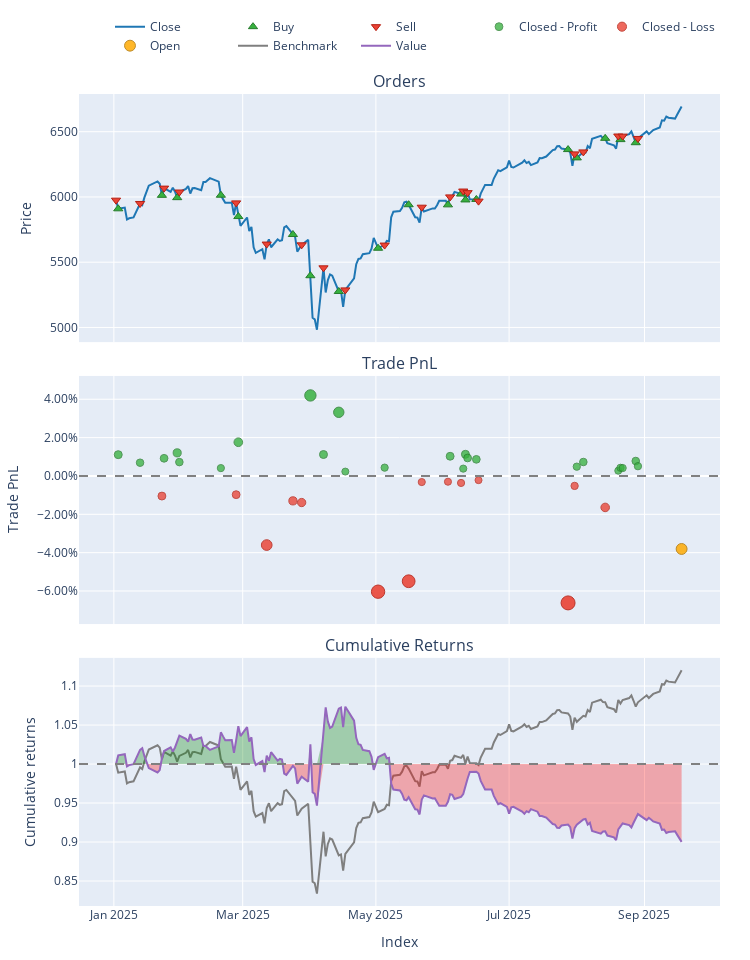

Notebook code cell kept with this figure:
### Code cell
import pandas as pd
import numpy as np
from sklearn.ensemble import RandomForestRegressor
from sklearn.metrics import mean_absolute_error
import matplotlib.pyplot as plt

window_years = 3  # nombre d'années de données pour entraîner (ex : 3 ans)
trading_days_per_year = 250
window_size = window_years * trading_days_per_year  # ~750 jours
start_date = '2025-01-01'
end_date = '2025-09-18'
df = data.copy()

features = df.drop(columns=['cible'])
target = df['cible']

# === Initialisation des listes === #
predictions = []
true_values = []
prediction_dates = []
signals = []          # signal d'achat (True) ou non (False)
portfolio_returns = []  # rendement journalier du portefeuille

for current_date in pd.date_range(start=start_date, end=end_date, freq='B'):  # freq='B' = jours ouvrés
    if current_date not in df.index:
        continue

    end_train_idx = df.index.get_loc(current_date)
    start_train_idx = end_train_idx - window_size

    if start_train_idx < 0:
        continue  # pas assez d'historique

    # Définir les fenêtres d'entraînement et de test
    X_train = features.iloc[start_train_idx:end_train_idx]
    y_train = target.iloc[start_train_idx:end_train_idx]

    X_test = features.loc[[current_date]]
    y_test = target.loc[current_date]

    # Entraîner le modèle
    model = RandomForestRegressor(n_estimators=250, random_state=42, n_jobs=-1)
    model.fit(X_train, y_train)

    # Prédire
    y_pred = model.predict(X_test)[0]

    # Stocker
    predictions.append(y_pred)
    true_values.append(y_test)
    prediction_dates.append(current_date)

    # Calculer le signal : acheter si la prédiction est plus haute que le dernier prix connu
    last_price = y_train.iloc[-1]
    signal = y_pred > last_price
    signals.append(signal)

    print(f"Date {current_date.date()} : entraînement modèle, prédiction et backtesting...")

# Pour aligner les dates des rendements (décalage d’un jour par rapport aux signaux)
returns_dates = prediction_dates[1:]

# === Résultats === #
results = pd.DataFrame({
    'Valeur réelle': true_values,
    'Prédiction': predictions,
    'Signal achat': signals
}, index=prediction_dates)

results.to_csv('test_rf.csv', sep= '|')

previous_price = df['cible'].reindex(results.index)
long_entries = results['Prédiction'] > previous_price
long_exits = results['Prédiction'] < previous_price

short_entries = results['Prédiction'] < previous_price
short_exits = results['Prédiction'] > previous_price
price = df['cible'].reindex(results.index)

portfolio = vbt.Portfolio.from_signals(
    close=price,
    entries=long_entries,
    exits = long_exits,
    short_entries = short_entries,
    short_exits = short_exits
)

portfolio.plot().show()
print(portfolio.stats())

# === Évaluation === #
mae = mean_absolute_error(results['Valeur réelle'], results['Prédiction'])
print(f"\n✅ MAE global ({start_date} ➜ {end_date}): {mae:.2f}\n")

print(results.head())

# # === Performance portefeuille === #
# portfolio_returns = np.array(portfolio_returns)
# cumulative_returns = np.cumprod(1 + portfolio_returns) - 1

# print(f"Retour cumulé du portefeuille: {cumulative_returns[-1]:.2%}")

# # === Affichage === #
plt.figure(figsize=(12,6))
plt.plot(results.index, results['Valeur réelle'], label='Valeur réelle', color='blue')
plt.plot(results.index, results['Prédiction'], label='Prédiction', color='red', alpha=0.7)
plt.title("Modèle Random Forest avec fenêtre glissante")
plt.xlabel("Date")
plt.ylabel("S&P 500 (ou cible)")
plt.legend()
plt.grid(True, alpha=0.3)
plt.tight_layout()
plt.show()

### Figure 1 — Plotly figure (JSON) as saved in the notebook; plotly's stock layout.template omitted (floating-point values rounded to 4 significant figures; data arrays with more than 128 entries replaced by an {"elided": "..."} marker saying what was removed)
{"data": [{"legendgroup": "0", "line": {"color": "#1f77b4"}, "name": "Close", "showlegend": true, "type": "scatter", "uid": "301d49d6-3ce8-45cf-8bdf-9339921598b7", "x": {"elided": "178 str values"}, "xaxis": "x", "y": {"elided": "178 float values"}, "yaxis": "y"}, {"customdata": [[1.0, 0.03385, 0.0], [3.0, 0.03387, 0.0], [5.0, 0.03392, 0.0], [7.0, 0.03447, 0.0], [9.0, 0.03523, 0.0], [11.0, 0.03539, 0.0], [13.0, 0.03646, 0.0], [15.0, 0.0393, 0.0], [17.0, 0.03829, 0.0], [19.0, 0.03411, 0.0], [21.0, 0.03214, 0.0], [23.0, 0.03193, 0.0], [25.0, 0.03218, 0.0], [27.0, 0.03282, 0.0], [29.0, 0.03105, 0.0], [31.0, 0.02914, 0.0], [33.0, 0.02881, 0.0], [35.0, 0.02846, 0.0], [37.0, 0.0288, 0.0]], "hovertemplate": "Order Id: %{customdata[0]}<br>Timestamp: %{x}<br>Price: %{y}<br>Size: %{customdata[1]:.6f}<br>Fees: %{customdata[2]:.6f}", "legendgroup": "1", "marker": {"color": "#37B13F", "line": {"color": "rgb(38,123,44)", "width": 1}, "size": 8, "symbol": "triangle-up"}, "mode": "markers", "name": "Buy", "type": "scatter", "uid": "1855beee-fa8e-48c6-baff-4191f9d8e9f2", "x": ["2025-01-03T00:00:00.000000000", "2025-01-23T00:00:00.000000000", "2025-01-30T00:00:00.000000000", "2025-02-19T00:00:00.000000000", "2025-02-27T00:00:00.000000000", "2025-03-24T00:00:00.000000000", "2025-04-01T00:00:00.000000000", "2025-04-14T00:00:00.000000000", "2025-05-02T00:00:00.000000000", "2025-05-16T00:00:00.000000000", "2025-06-03T00:00:00.000000000", "2025-06-09T00:00:00.000000000", "2025-06-11T00:00:00.000000000", "2025-06-16T00:00:00.000000000", "2025-07-28T00:00:00.000000000", "2025-08-01T00:00:00.000000000", "2025-08-14T00:00:00.000000000", "2025-08-21T00:00:00.000000000", "2025-08-28T00:00:00.000000000"], "xaxis": "x", "y": [5909.0, 6012.0, 5995.0, 6013.0, 5850.0, 5712.0, 5397.0, 5276.0, 5607.0, 5940.0, 5939.0, 6022.0, 5977.0, 5981.0, 6363.0, 6299.0, 6449.0, 6439.0, 6416.0], "yaxis": "y"}, {"customdata": [[0.0, 0.01674, 0.0], [2.0, 0.03422, 0.0], [4.0, 0.03351, 0.0], [6.0, 0.03433, 0.0], [8.0, 0.03461, 0.0], [10.0, 0.03585, 0.0], [12.0, 0.03493, 0.0], [14.0, 0.038, 0.0], [16.0, 0.04061, 0.0], [18.0, 0.03598, 0.0], [20.0, 0.03224, 0.0], [22.0, 0.03204, 0.0], [24.0, 0.03181, 0.0], [26.0, 0.03254, 0.0], [28.0, 0.03311, 0.0], [30.0, 0.029, 0.0], [32.0, 0.02928, 0.0], [34.0, 0.02833, 0.0], [36.0, 0.02858, 0.0], [38.0, 0.02903, 0.0]], "hovertemplate": "Order Id: %{customdata[0]}<br>Timestamp: %{x}<br>Price: %{y}<br>Size: %{customdata[1]:.6f}<br>Fees: %{customdata[2]:.6f}", "legendgroup": "2", "marker": {"color": "#EA4335", "line": {"color": "rgb(181,31,18)", "width": 1}, "size": 8, "symbol": "triangle-down"}, "mode": "markers", "name": "Sell", "type": "scatter", "uid": "8892c369-d6db-424f-a0e8-5a76609cc07c", "x": ["2025-01-02T00:00:00.000000000", "2025-01-13T00:00:00.000000000", "2025-01-24T00:00:00.000000000", "2025-01-31T00:00:00.000000000", "2025-02-26T00:00:00.000000000", "2025-03-12T00:00:00.000000000", "2025-03-28T00:00:00.000000000", "2025-04-07T00:00:00.000000000", "2025-04-17T00:00:00.000000000", "2025-05-05T00:00:00.000000000", "2025-05-22T00:00:00.000000000", "2025-06-04T00:00:00.000000000", "2025-06-10T00:00:00.000000000", "2025-06-12T00:00:00.000000000", "2025-06-17T00:00:00.000000000", "2025-07-31T00:00:00.000000000", "2025-08-04T00:00:00.000000000", "2025-08-20T00:00:00.000000000", "2025-08-22T00:00:00.000000000", "2025-08-29T00:00:00.000000000"], "xaxis": "x", "y": [5975.0, 5950.0, 6068.0, 6038.0, 5954.0, 5639.0, 5633.0, 5457.0, 5288.0, 5631.0, 5922.0, 6000.0, 6045.0, 6033.0, 5968.0, 6330.0, 6345.0, 6467.0, 6466.0, 6448.0], "yaxis": "y"}, {"customdata": [[0.0, 0.0, 1.11, 0.0111], [1.0, 1.0, 0.6995, 0.006918], [3.0, 3.0, 0.9286, 0.009218], [4.0, 4.0, 1.225, 0.01205], [5.0, 5.0, 0.7434, 0.007225], [6.0, 6.0, 0.4248, 0.004099], [8.0, 8.0, 1.813, 0.0176], [12.0, 12.0, 4.132, 0.04199], [13.0, 13.0, 1.147, 0.01119], [14.0, 14.0, 3.442, 0.03321], [15.0, 15.0, 0.2449, 0.002286], [17.0, 17.0, 0.4385, 0.004346], [21.0, 21.0, 0.9783, 0.01028], [23.0, 23.0, 0.3662, 0.003822], [24.0, 24.0, 1.086, 0.0113], [25.0, 25.0, 0.9134, 0.009393], [26.0, 26.0, 0.8499, 0.008659], [30.0, 30.0, 0.4458, 0.004858], [31.0, 31.0, 0.6715, 0.007282], [33.0, 33.0, 0.2516, 0.002754], [34.0, 34.0, 0.3909, 0.004266], [35.0, 35.0, 0.3804, 0.004134], [36.0, 36.0, 0.7201, 0.007795], [37.0, 37.0, 0.4749, 0.0051]], "hovertemplate": "Exit Trade Id: %{customdata[0]}<br>Position Id: %{customdata[1]}<br>Exit Timestamp: %{x}<br>PnL: %{customdata[2]:.6f}<br>Return: %{customdata[3]:.2%}", "legendgroup": "3", "marker": {"color": "#37B13F", "line": {"color": "rgb(38,123,44)", "width": 1}, "opacity": [0.7709, 0.7611, 0.7665, 0.7731, 0.7618, 0.7545, 0.7861, 0.8433, 0.7711, 0.8227, 0.7503, 0.7551, 0.769, 0.7539, 0.7714, 0.7669, 0.7652, 0.7563, 0.762, 0.7513, 0.7549, 0.7546, 0.7632, 0.7568], "size": [7.976, 7.518, 7.77, 8.08, 7.552, 7.21, 8.686, 11.35, 7.985, 10.39, 7.012, 7.237, 7.886, 7.18, 7.997, 7.789, 7.709, 7.293, 7.558, 7.063, 7.228, 7.214, 7.614, 7.319], "symbol": "circle"}, "mode": "markers", "name": "Closed - Profit", "type": "scatter", "uid": "eb31d91f-ae75-4970-a8c4-d30fa81d4af1", "x": ["2025-01-03T00:00:00.000000000", "2025-01-13T00:00:00.000000000", "2025-01-24T00:00:00.000000000", "2025-01-30T00:00:00.000000000", "2025-01-31T00:00:00.000000000", "2025-02-19T00:00:00.000000000", "2025-02-27T00:00:00.000000000", "2025-04-01T00:00:00.000000000", "2025-04-07T00:00:00.000000000", "2025-04-14T00:00:00.000000000", "2025-04-17T00:00:00.000000000", "2025-05-05T00:00:00.000000000", "2025-06-04T00:00:00.000000000", "2025-06-10T00:00:00.000000000", "2025-06-11T00:00:00.000000000", "2025-06-12T00:00:00.000000000", "2025-06-16T00:00:00.000000000", "2025-08-01T00:00:00.000000000", "2025-08-04T00:00:00.000000000", "2025-08-20T00:00:00.000000000", "2025-08-21T00:00:00.000000000", "2025-08-22T00:00:00.000000000", "2025-08-28T00:00:00.000000000", "2025-08-29T00:00:00.000000000"], "xaxis": "x2", "y": [0.0111, 0.006918, 0.009218, 0.01205, 0.007225, 0.004099, 0.0176, 0.04199, 0.01119, 0.03321, 0.002286, 0.004346, 0.01028, 0.003822, 0.0113, 0.009393, 0.008659, 0.004858, 0.007282, 0.002754, 0.004266, 0.004134, 0.007795, 0.0051], "yaxis": "y2"}, {"customdata": [[2.0, 2.0, -1.067, -0.01048], [7.0, 7.0, -1.015, -0.00975], [9.0, 9.0, -3.778, -0.03603], [10.0, 10.0, -1.313, -0.01299], [11.0, 11.0, -1.382, -0.01385], [16.0, 16.0, -6.48, -0.06036], [18.0, 18.0, -5.563, -0.0549], [19.0, 19.0, -0.305, -0.003185], [20.0, 20.0, -0.2863, -0.002999], [22.0, 22.0, -0.3506, -0.003646], [27.0, 27.0, -0.2157, -0.002179], [28.0, 28.0, -6.54, -0.0662], [29.0, 29.0, -0.4779, -0.00518], [32.0, 32.0, -1.524, -0.0164]], "hovertemplate": "Exit Trade Id: %{customdata[0]}<br>Position Id: %{customdata[1]}<br>Exit Timestamp: %{x}<br>PnL: %{customdata[2]:.6f}<br>Return: %{customdata[3]:.2%}", "legendgroup": "4", "marker": {"color": "#EA4335", "line": {"color": "rgb(181,31,18)", "width": 1}, "opacity": [0.7695, 0.7677, 0.8293, 0.7753, 0.7774, 0.8863, 0.8735, 0.7524, 0.7519, 0.7534, 0.75, 0.9, 0.757, 0.7833], "size": [7.908, 7.828, 10.7, 8.182, 8.276, 13.36, 12.77, 7.11, 7.09, 7.16, 7.0, 14.0, 7.328, 8.556], "symbol": "circle"}, "mode": "markers", "name": "Closed - Loss", "type": "scatter", "uid": "b53c1da7-5c33-4027-ac86-1affc4204538", "x": ["2025-01-23T00:00:00.000000000", "2025-02-26T00:00:00.000000000", "2025-03-12T00:00:00.000000000", "2025-03-24T00:00:00.000000000", "2025-03-28T00:00:00.000000000", "2025-05-02T00:00:00.000000000", "2025-05-16T00:00:00.000000000", "2025-05-22T00:00:00.000000000", "2025-06-03T00:00:00.000000000", "2025-06-09T00:00:00.000000000", "2025-06-17T00:00:00.000000000", "2025-07-28T00:00:00.000000000", "2025-07-31T00:00:00.000000000", "2025-08-14T00:00:00.000000000"], "xaxis": "x2", "y": [-0.01048, -0.00975, -0.03603, -0.01299, -0.01385, -0.06036, -0.0549, -0.003185, -0.002999, -0.003646, -0.002179, -0.0662, -0.00518, -0.0164], "yaxis": "y2"}, {"customdata": [[38.0, 38.0, -3.563, -0.03807]], "hovertemplate": "Exit Trade Id: %{customdata[0]}<br>Position Id: %{customdata[1]}<br>Exit Timestamp: %{x}<br>PnL: %{customdata[2]:.6f}<br>Return: %{customdata[3]:.2%}", "legendgroup": "5", "marker": {"color": "#FFAA00", "line": {"color": "rgb(178,118,0)", "width": 1}, "opacity": [0.8341], "size": [10.92], "symbol": "circle"}, "mode": "markers", "name": "Open", "type": "scatter", "uid": "fa22ea5e-3ec0-4244-8df5-5074e67800bb", "x": ["2025-09-18T00:00:00.000000000"], "xaxis": "x2", "y": [-0.03807], "yaxis": "y2"}, {"legendgroup": "6", "line": {"color": "#7f7f7f"}, "name": "Benchmark", "showlegend": true, "type": "scatter", "uid": "394413e7-d50a-4ff5-aef7-27323d6a9130", "x": {"elided": "178 str values"}, "xaxis": "x3", "y": {"elided": "178 float values"}, "yaxis": "y3"}, {"hoverinfo": "skip", "legendgroup": "7", "line": {"color": "rgba(0, 0, 0, 0)", "width": 0}, "opacity": 0, "showlegend": false, "type": "scatter", "uid": "df8da216-1e4a-40b3-b8f6-bad2a7ec9514", "x": {"elided": "178 str values"}, "xaxis": "x3", "y": {"elided": "178 int values"}, "yaxis": "y3"}, {"connectgaps": false, "fill": "tonexty", "fillcolor": "rgba(0, 128, 0, 0.3)", "hoverinfo": "skip", "legendgroup": "7", "line": {"color": "rgba(0, 0, 0, 0)", "width": 0}, "opacity": 0, "showlegend": false, "type": "scatter", "uid": "c00416b5-32b8-4892-8356-a1e0aadd538f", "x": {"elided": "178 str values"}, "xaxis": "x3", "y": {"elided": "178 float values"}, "yaxis": "y3"}, {"hoverinfo": "skip", "legendgroup": "7", "line": {"color": "rgba(0, 0, 0, 0)", "width": 0}, "opacity": 0, "showlegend": false, "type": "scatter", "uid": "697e1b0b-01b1-4a36-8fad-8490b64085ab", "x": {"elided": "178 str values"}, "xaxis": "x3", "y": {"elided": "178 int values"}, "yaxis": "y3"}, {"connectgaps": false, "fill": "tonexty", "fillcolor": "rgba(255, 0, 0, 0.3)", "hoverinfo": "skip", "legendgroup": "7", "line": {"color": "rgba(0, 0, 0, 0)", "width": 0}, "opacity": 0, "showlegend": false, "type": "scatter", "uid": "edd3c5d4-ef7f-41b6-87bb-238e98d24272", "x": {"elided": "178 str values"}, "xaxis": "x3", "y": {"elided": "178 float values"}, "yaxis": "y3"}, {"legendgroup": "8", "line": {"color": "#9467bd"}, "name": "Value", "showlegend": true, "type": "scatter", "uid": "1fa543ef-af9f-4af5-a6f0-0e5841b1a84a", "x": {"elided": "178 str values"}, "xaxis": "x3", "y": {"elided": "178 float values"}, "yaxis": "y3"}, {"hoverinfo": "skip", "legendgroup": "7", "line": {"color": "rgba(0, 0, 0, 0)", "width": 0}, "opacity": 0, "showlegend": false, "type": "scatter", "uid": "2a1ac537-0598-4de2-afcb-4833af5ae8e2", "x": {"elided": "178 str values"}, "xaxis": "x3", "y": {"elided": "178 int values"}, "yaxis": "y3"}], "layout": {"annotations": [{"font": {"size": 16}, "showarrow": false, "text": "Orders", "x": 0.5, "xanchor": "center", "xref": "paper", "y": 1, "yanchor": "bottom", "yref": "paper"}, {"font": {"size": 16}, "showarrow": false, "text": "Trade PnL", "x": 0.5, "xanchor": "center", "xref": "paper", "y": 0.6528, "yanchor": "bottom", "yref": "paper"}, {"font": {"size": 16}, "showarrow": false, "text": "Cumulative Returns", "x": 0.5, "xanchor": "center", "xref": "paper", "y": 0.3056, "yanchor": "bottom", "yref": "paper"}], "height": 960, "legend": {"orientation": "h", "traceorder": "normal", "x": 1, "xanchor": "right", "y": 1.042, "yanchor": "bottom"}, "margin": {"b": 30, "l": 30, "r": 30, "t": 30}, "shapes": [{"line": {"color": "gray", "dash": "dash"}, "type": "line", "x0": 0, "x1": 1, "xref": "paper", "y0": 0, "y1": 0, "yref": "y2"}, {"line": {"color": "gray", "dash": "dash"}, "type": "line", "x0": 0, "x1": 1, "xref": "paper", "y0": 1, "y1": 1, "yref": "y3"}], "showlegend": true, "width": 750, "xaxis": {"anchor": "y", "domain": [0, 1], "matches": "x3", "showticklabels": false}, "xaxis2": {"anchor": "y2", "domain": [0, 1], "matches": "x3", "showticklabels": false}, "xaxis3": {"anchor": "y3", "domain": [0, 1], "title": {"text": "Index"}}, "yaxis": {"anchor": "x", "domain": [0.6944, 1], "title": {"text": "Price"}}, "yaxis2": {"anchor": "x2", "domain": [0.3472, 0.6528], "tickformat": ".2%", "title": {"text": "Trade PnL"}}, "yaxis3": {"anchor": "x3", "domain": [0, 0.3056], "title": {"text": "Cumulative returns"}}}}
